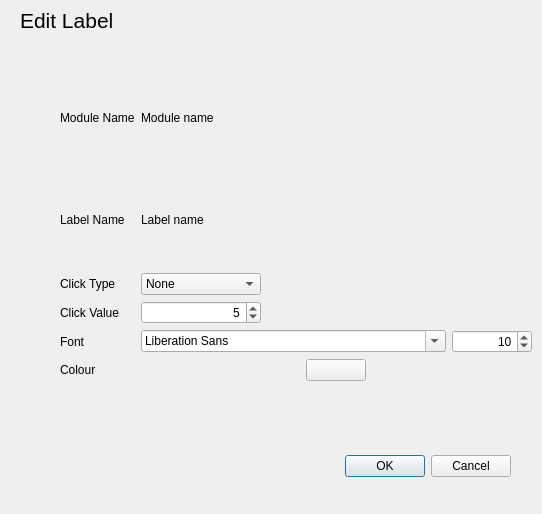
<?xml version="1.0" encoding="UTF-8"?>
<ui version="4.0">
 <class>Dialog</class>
 <widget class="QDialog" name="Dialog">
  <property name="geometry">
   <rect>
    <x>0</x>
    <y>0</y>
    <width>542</width>
    <height>514</height>
   </rect>
  </property>
  <property name="windowTitle">
   <string>Dialog</string>
  </property>
  <widget class="QDialogButtonBox" name="buttonBox">
   <property name="geometry">
    <rect>
     <x>170</x>
     <y>450</y>
     <width>341</width>
     <height>32</height>
    </rect>
   </property>
   <property name="orientation">
    <enum>Qt::Horizontal</enum>
   </property>
   <property name="standardButtons">
    <set>QDialogButtonBox::Cancel|QDialogButtonBox::Ok</set>
   </property>
  </widget>
  <widget class="QLabel" name="label">
   <property name="geometry">
    <rect>
     <x>20</x>
     <y>0</y>
     <width>181</width>
     <height>41</height>
    </rect>
   </property>
   <property name="font">
    <font>
     <pointsize>16</pointsize>
    </font>
   </property>
   <property name="text">
    <string>Edit Label</string>
   </property>
  </widget>
  <widget class="QWidget" name="gridLayoutWidget">
   <property name="geometry">
    <rect>
     <x>60</x>
     <y>70</y>
     <width>472</width>
     <height>311</height>
    </rect>
   </property>
   <layout class="QGridLayout" name="gridLayout">
    <item row="5" column="1">
     <layout class="QHBoxLayout" name="horizontalLayout_2">
      <item>
       <widget class="QSpinBox" name="labelClickValueBox">
        <property name="minimumSize">
         <size>
          <width>120</width>
          <height>0</height>
         </size>
        </property>
        <property name="alignment">
         <set>Qt::AlignRight|Qt::AlignTrailing|Qt::AlignVCenter</set>
        </property>
        <property name="minimum">
         <number>2</number>
        </property>
        <property name="value">
         <number>5</number>
        </property>
       </widget>
      </item>
      <item>
       <spacer name="horizontalSpacer">
        <property name="orientation">
         <enum>Qt::Horizontal</enum>
        </property>
        <property name="sizeHint" stdset="0">
         <size>
          <width>40</width>
          <height>20</height>
         </size>
        </property>
       </spacer>
      </item>
     </layout>
    </item>
    <item row="4" column="1">
     <layout class="QHBoxLayout" name="horizontalLayout_3">
      <item>
       <widget class="QComboBox" name="clickTypeCombo">
        <property name="minimumSize">
         <size>
          <width>120</width>
          <height>0</height>
         </size>
        </property>
        <item>
         <property name="text">
          <string>None</string>
         </property>
        </item>
        <item>
         <property name="text">
          <string>Toggle</string>
         </property>
        </item>
       </widget>
      </item>
      <item>
       <spacer name="horizontalSpacer_2">
        <property name="orientation">
         <enum>Qt::Horizontal</enum>
        </property>
        <property name="sizeHint" stdset="0">
         <size>
          <width>40</width>
          <height>20</height>
         </size>
        </property>
       </spacer>
      </item>
     </layout>
    </item>
    <item row="7" column="0">
     <widget class="QLabel" name="fontLabel">
      <property name="text">
       <string>Font</string>
      </property>
     </widget>
    </item>
    <item row="3" column="0">
     <widget class="QLabel" name="label_2">
      <property name="text">
       <string>Label Name</string>
      </property>
     </widget>
    </item>
    <item row="9" column="0">
     <widget class="QLabel" name="label_6">
      <property name="text">
       <string>Colour</string>
      </property>
     </widget>
    </item>
    <item row="5" column="0">
     <widget class="QLabel" name="label_5">
      <property name="text">
       <string>Click Value</string>
      </property>
     </widget>
    </item>
    <item row="2" column="1">
     <widget class="QLabel" name="devNameText">
      <property name="text">
       <string>Module name</string>
      </property>
     </widget>
    </item>
    <item row="3" column="1">
     <widget class="QLabel" name="labelNameText">
      <property name="text">
       <string>Label name</string>
      </property>
     </widget>
    </item>
    <item row="2" column="0">
     <widget class="QLabel" name="devNameLabel">
      <property name="text">
       <string>Module Name</string>
      </property>
     </widget>
    </item>
    <item row="4" column="0">
     <widget class="QLabel" name="label_3">
      <property name="text">
       <string>Click Type</string>
      </property>
     </widget>
    </item>
    <item row="7" column="1">
     <layout class="QHBoxLayout" name="horizontalLayout">
      <item>
       <layout class="QHBoxLayout" name="horizontalLayout_5">
        <item>
         <widget class="QFontComboBox" name="fontCombo"/>
        </item>
        <item>
         <widget class="QSpinBox" name="fontSizeBox">
          <property name="sizePolicy">
           <sizepolicy hsizetype="Fixed" vsizetype="Fixed">
            <horstretch>0</horstretch>
            <verstretch>0</verstretch>
           </sizepolicy>
          </property>
          <property name="minimumSize">
           <size>
            <width>80</width>
            <height>0</height>
           </size>
          </property>
          <property name="alignment">
           <set>Qt::AlignRight|Qt::AlignTrailing|Qt::AlignVCenter</set>
          </property>
          <property name="minimum">
           <number>6</number>
          </property>
          <property name="value">
           <number>10</number>
          </property>
         </widget>
        </item>
       </layout>
      </item>
     </layout>
    </item>
    <item row="9" column="1">
     <layout class="QHBoxLayout" name="horizontalLayout_4">
      <item>
       <widget class="QPushButton" name="colorButton">
        <property name="sizePolicy">
         <sizepolicy hsizetype="Fixed" vsizetype="Fixed">
          <horstretch>0</horstretch>
          <verstretch>0</verstretch>
         </sizepolicy>
        </property>
        <property name="minimumSize">
         <size>
          <width>0</width>
          <height>0</height>
         </size>
        </property>
        <property name="maximumSize">
         <size>
          <width>60</width>
          <height>16777215</height>
         </size>
        </property>
        <property name="baseSize">
         <size>
          <width>0</width>
          <height>0</height>
         </size>
        </property>
        <property name="text">
         <string/>
        </property>
       </widget>
      </item>
     </layout>
    </item>
   </layout>
  </widget>
 </widget>
 <resources/>
 <connections>
  <connection>
   <sender>buttonBox</sender>
   <signal>accepted()</signal>
   <receiver>Dialog</receiver>
   <slot>accept()</slot>
   <hints>
    <hint type="sourcelabel">
     <x>248</x>
     <y>254</y>
    </hint>
    <hint type="destinationlabel">
     <x>157</x>
     <y>274</y>
    </hint>
   </hints>
  </connection>
  <connection>
   <sender>buttonBox</sender>
   <signal>rejected()</signal>
   <receiver>Dialog</receiver>
   <slot>reject()</slot>
   <hints>
    <hint type="sourcelabel">
     <x>316</x>
     <y>260</y>
    </hint>
    <hint type="destinationlabel">
     <x>286</x>
     <y>274</y>
    </hint>
   </hints>
  </connection>
 </connections>
</ui>
